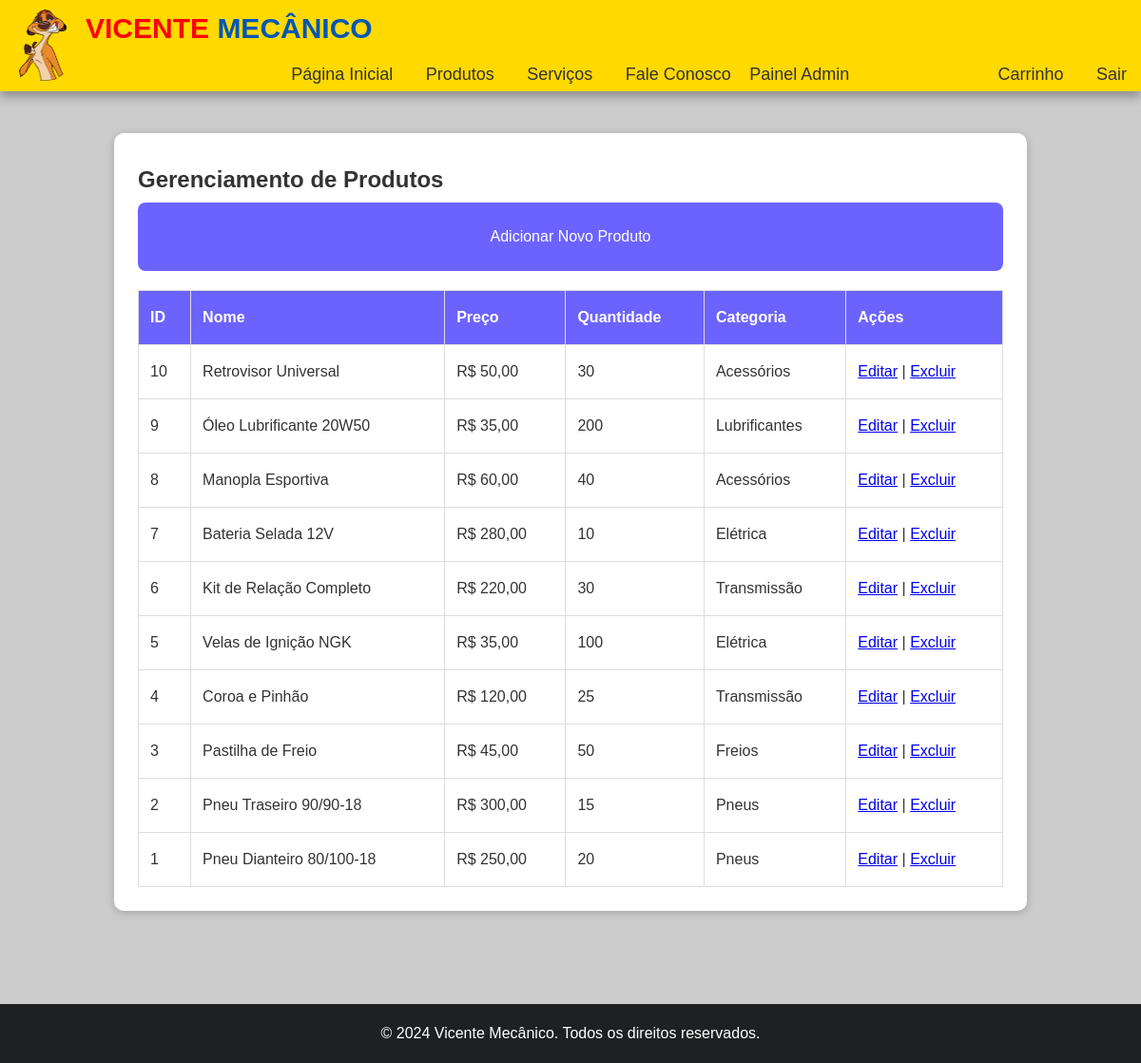
/index.php?pg=admin/produtos (signed in), run on the app's committed database.
### tables this page shows
CREATE TABLE `produtos` (
  `id` int(11) NOT NULL,
  `nome` varchar(255) NOT NULL,
  `descricao` text DEFAULT NULL,
  `preco` decimal(10,2) NOT NULL,
  `quantidade` int(11) NOT NULL DEFAULT 0,
  `categoria` varchar(50) DEFAULT NULL,
  `data_criacao` timestamp NOT NULL DEFAULT current_timestamp(),
  `data_atualizacao` timestamp NOT NULL DEFAULT current_timestamp() ON UPDATE current_timestamp()
);

### conteudos/admin/produtos.php (the view, shortened to what this page needs)
<?php
include_once("config.inc.php");
$sql = "SELECT * FROM produtos ORDER BY id DESC";
$query = mysqli_query($conexao, $sql);
?>
<main class="container">
  <section id="admin">
    <h1>Gerenciamento de Produtos</h1>
    <a href="?pg=admin/produtos/adicionar" class="admin-button">Adicionar Novo Produto</a>
    <table class="admin-table">
      <tr>
        <th>ID</th>
        <th>Nome</th>
        <th>Preço</th>
        <th>Quantidade</th>
        <th>Categoria</th>
        <th>Ações</th>
      </tr>
      <?php while($produto = mysqli_fetch_array($query)): ?>
      <tr>
        <td><?= $produto['id'] ?></td>
        <td><?= htmlspecialchars($produto['nome']) ?></td>
        <td>R$ <?= number_format($produto['preco'], 2, ',', '.') ?></td>
        <td><?= $produto['quantidade'] ?></td>
        <td><?= htmlspecialchars($produto['categoria']) ?></td>
        <td>
          <a href="?pg=admin/produtos/editar&id=<?= $produto['id'] ?>">Editar</a> |
          <a href="?pg=admin/produtos/excluir&id=<?= $produto['id'] ?>"
            onclick="return confirm('Tem certeza que deseja excluir este produto?')">Excluir</a>
        </td>
      </tr>
      <?php endwhile; ?>
    </table>
  </section>

### styles/global.css (style rules this page uses)
* { margin: 0; padding: 0; box-sizing: border-box; }
body, html { font-family: Arial, sans-serif; color: #333; background-color: #cccccc; line-height: 2; height: 100%; }
main { padding-top: 10%; padding-bottom: 80px; position: relative; min-height: 100%; }
section { margin: 20px auto; width: 80%; padding: 25px; box-shadow: 0px 2px 10px rgba(0, 0, 0, 0.2); background-color: white; border-radius: 10px; margin-bottom: 80px; }

### styles/admin.css (style rules this page uses)
.admin-button { display: block; padding: 20px; background-color: #6c63ff; color: white; text-decoration: none; text-align: center; border-radius: 8px; transition: background-color 0.3s; }
.admin-table { width: 100%; border-collapse: collapse; margin-top: 20px; }
.admin-table th, .admin-table td { padding: 12px; border: 1px solid #ddd; text-align: left; }
.admin-table th { background-color: #6c63ff; color: white; }

### data on the page
produtos: id "10", nome "Retrovisor Universal", preco "50,00", quantidade "30", categoria "Acessórios"
produtos: id "9", nome "Óleo Lubrificante 20W50", preco "35,00", quantidade "200", categoria "Lubrificantes"
produtos: id "8", nome "Manopla Esportiva", preco "60,00", quantidade "40", categoria "Acessórios"
produtos: id "7", nome "Bateria Selada 12V", preco "280,00", quantidade "10", categoria "Elétrica"
produtos: id "6", nome "Kit de Relação Completo", preco "220,00", quantidade "30", categoria "Transmissão"
produtos: id "5", nome "Velas de Ignição NGK", preco "35,00", quantidade "100", categoria "Elétrica"
produtos: id "4", nome "Coroa e Pinhão", preco "120,00", quantidade "25", categoria "Transmissão"
produtos: id "3", nome "Pastilha de Freio", preco "45,00", quantidade "50", categoria "Freios"
produtos: id "2", nome "Pneu Traseiro 90/90-18", preco "300,00", quantidade "15", categoria "Pneus"
produtos: id "1", nome "Pneu Dianteiro 80/100-18", preco "250,00", quantidade "20", categoria "Pneus"
